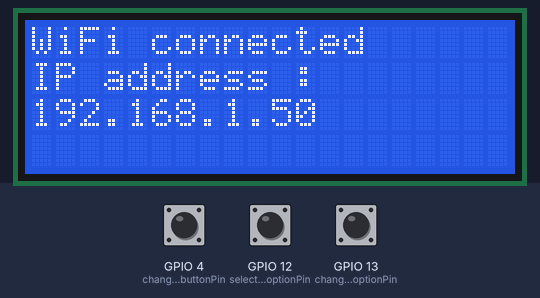
This sketch was run on a simulated ESP8266 (NodeMCU). Parts: 20×4 character LCD. The test bench sets the inputs (shaded band); at power-on: GPIO 4 (changemenubuttonPin) LOW, GPIO 12 (selectmenuoptionPin) LOW, GPIO 13 (changemenuoptionPin) LOW. WiFi joins after 1.5 s; servers stay silent unless stated; no MQTT or app messages arrive unless stated; what the sketch prints to the serial monitor is not drawn.

Above: at 1.7 s.
At 4.8 s:
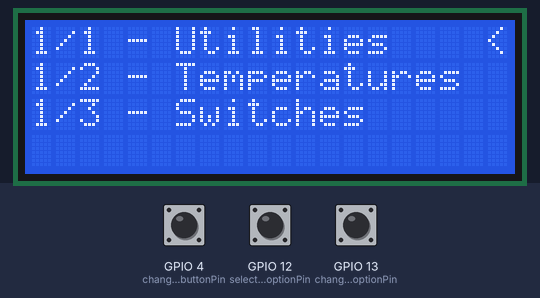
4.9 s: GPIO 4 (changemenubuttonPin) pulled HIGH for 0.15 s
At 5.8 s:
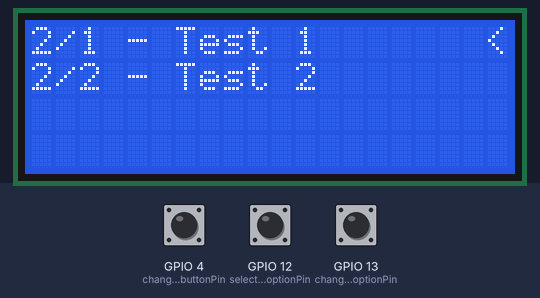
6.6 s: GPIO 12 (selectmenuoptionPin) pulled HIGH for 0.15 s
At 7.5 s:
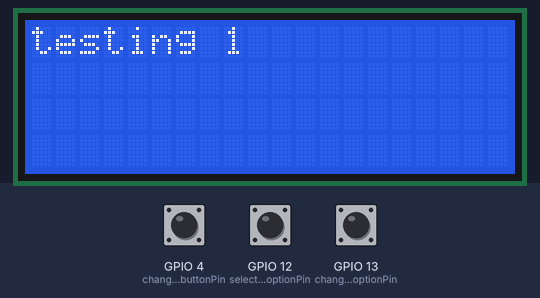
8.3 s: GPIO 12 (selectmenuoptionPin) pulled HIGH for 1 s
At 9.7 s:
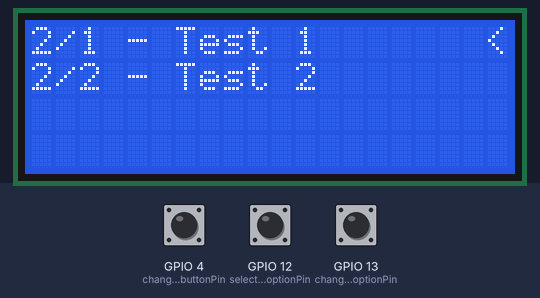
10.8 s: GPIO 13 (changemenuoptionPin) pulled HIGH for 0.15 s
12.4 s: GPIO 4 (changemenubuttonPin) pulled HIGH for 1 s
At 13.9 s:
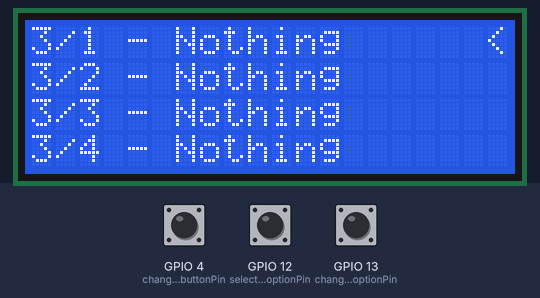
15.0 s: GPIO 13 (changemenuoptionPin) pulled HIGH for 1 s
Timing chart, 0 to 18.0 s (numbered marks = the images above; inputs shaded):
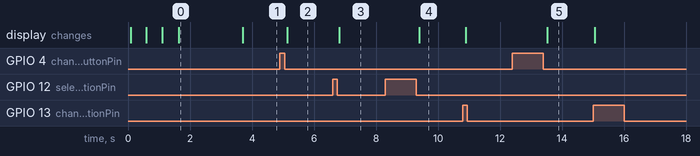

The sketch:

Nodemcu_I2cLCD_test1.ino
```cpp
#include <ESP8266WiFi.h>
#include <PubSubClient.h>
#include <Wire.h>
#include <LiquidCrystal_I2C.h>

// Set the LCD address to 0x27 for a 16 chars and 2 line display
LiquidCrystal_I2C lcd(0x27, 20, 4);

const char* ssid = "";
const char* password = "";
const char* mqtt_server = "";

WiFiClient espClient;
PubSubClient client(espClient);
long lastMsg = 0;
char msg[50];
int value = 0;
int ledPin = 2;
String strPayload;
String strTopic;
String backgarden;
String livingroom;
String spareroom;
String dexterroom;
String power;
String heating;
int page = 0;

const int changemenubuttonPin = 4;     // the number of the pushbutton pin
const int changemenuoptionPin = 13;
const int selectmenuoptionPin = 12;

int menubuttonState = 0;         // variable for reading the pushbutton status
int lastmenuButtonState = 0;

int optionbuttonState = 0;         // variable for reading the pushbutton status
int lastoptionButtonState = 0;

int selectbuttonState = 0;         // variable for reading the pushbutton status
int lastselectButtonState = 0;

int menu = 0;
int lastmenu = 0;
int option = 0;
int lastoption = 0;
int State = 0;

int showoption = 0;

long debounceDelay = 50;    // the debounce time; increase if the output flickers
long lastmenuDebounceTime = 0;  // the last time the output pin was toggled
long lastoptionDebounceTime = 0;  // the last time the output pin was toggled
long lastselectDebounceTime = 0;  // the last time the output pin was toggled

int menuOptions[] = {3, 2, 4};

void callback(char* topic, byte* payload, unsigned int length) {
  payload[length] = '\0';
  strTopic = String((char*)topic);
  if(strTopic == "ha/backgarden_temperature")
    {
      backgarden = String((char*)payload);
    }
  if(strTopic == "ha/_temperature1")
      {
      livingroom = String((char*)payload);
    }
  if(strTopic == "ha/spareroom_temperature")
      {
      spareroom = String((char*)payload);
    }
  if(strTopic == "ha/dexterroom_temperature")
      {
      dexterroom = String((char*)payload);
    }
  if(strTopic == "ha/power")
    {
      power = String((char*)payload);
    }
  if(strTopic == "ha/heating")
    {
    heating = String((char*)payload);
    }
}


void setup_wifi() {
  delay(10);
  // We start by connecting to a WiFi network
  lcd.clear();
  lcd.home();
  lcd.print("Connecting to :");
  lcd.setCursor(0,1);
  lcd.print(ssid);

  WiFi.begin(ssid, password);

  while (WiFi.status() != WL_CONNECTED) {
    delay(500);
    Serial.print(".");
    lcd.print(".");
  }

  lcd.clear();
  lcd.home();
  lcd.print("WiFi connected");
  lcd.setCursor(0,1);
  lcd.print("IP address : ");
  lcd.setCursor(0,2);
  lcd.print(WiFi.localIP());
  delay(2000);
}

void displayMenu(int menu, int show)
{
if(menu == lastmenu && show == 0)
  {
    return;
  }
  lastmenu = menu;
  switch(menu){
    case 0:
      lcd.home();
      lcd.print("1/1 - Utilities");
      lcd.setCursor(0,1);
      lcd.print("1/2 - Temperatures");
      lcd.setCursor(0,2);
      lcd.print("1/3 - Switches");
      break;
    case 1:
      lcd.home();
      lcd.print("2/1 - Test 1");
      lcd.setCursor(0,1);
      lcd.print("2/2 - Test 2");
      break;
    case 2:
      lcd.home();
      lcd.print("3/1 - Nothing");
      lcd.setCursor(0,1);
      lcd.print("3/2 - Nothing");
      lcd.setCursor(0,2);
      lcd.print("3/3 - Nothing");
      lcd.setCursor(0,3);
      lcd.print("3/4 - Nothing");
      break;
  }
}

void highlightMenuOption(int option)
{
  lcd.setCursor(19, 0);
  lcd.print(" ");
  lcd.setCursor(19, 1);
  lcd.print(" ");
  lcd.setCursor(19, 2);
  lcd.print(" ");
  lcd.setCursor(19, 3);
  lcd.print(" ");
  lcd.setCursor(19 , option);
  lcd.print("<");
}


void setup()
{
  Serial.begin(115200);
  Wire.begin(2, 0);
        // initialize the LCD
        lcd.begin();
  setup_wifi();
  client.setServer(mqtt_server, 1883);
  client.setCallback(callback);
  pinMode(changemenubuttonPin, INPUT);
  digitalWrite(changemenubuttonPin, HIGH);
  pinMode(changemenuoptionPin, INPUT);
  digitalWrite(changemenuoptionPin, LOW);
  pinMode(selectmenuoptionPin, INPUT);
  digitalWrite(changemenuoptionPin, HIGH);
  highlightMenuOption(option);
  displayMenu(menu, 1);
}

void reconnect() {
  // Loop until we're reconnected
  while (!client.connected()) {
    Serial.print("Attempting MQTT connection...");
    // Attempt to connect
    if (client.connect("ESP8266Client")) {
      Serial.println("connected");
      // Once connected, publish an announcement...
//      client.publish("outTopic", "hello world");
      // ... and resubscribe
      client.subscribe("ha/#");
    } else {
      Serial.print("failed, rc=");
      Serial.print(client.state());
      Serial.println(" try again in 5 seconds");
      // Wait 5 seconds before retrying
      delay(1000);
    }
  }
}


void showscreen(int menu, int option)
{
  switch (menu){
    case 0:
      switch(option){
        case 0:
          lcd.clear();
          lcd.setCursor(0, 0);
          lcd.print("Heating : ");
          lcd.print(heating);
          lcd.setCursor(0, 1);
          lcd.print("Power : ");
          lcd.print(power);
          lcd.print("watts");
          break;
        case 1:
          lcd.clear();
          lcd.setCursor(0, 0);
          lcd.print("Outside : ");
          lcd.print(backgarden);
          lcd.print((char)223);
          lcd.print("C");
          lcd.setCursor(0, 1);
          lcd.print("Livingroom : ");
          lcd.print(livingroom);
          lcd.print((char)223);
          lcd.print("C");
          lcd.setCursor(0, 2);
          lcd.print("Spareroom : ");
          lcd.print(spareroom);
          lcd.print((char)223);
          lcd.print("C");
          lcd.setCursor(0, 3);
          lcd.print("Dexterroom : ");
          lcd.print(dexterroom);
          lcd.print((char)223);
          lcd.print("C");
          break;
        case 2:
          lcd.clear();
          lcd.print("switches");
          break;
      }
      break;
    case 1:
      switch(option){
        case 0:
          lcd.clear();
          lcd.print("testing 1");
          break;
        case 1:
          lcd.clear();
          lcd.print("testing 2");
          break;
      }
      break;
    default:
      lcd.clear();
      lcd.print("Nothing to show yet!");
      break;
  }
}

void loop()
{
  if (!client.connected()) {
    reconnect();
  }
  client.loop();

  int menureading = digitalRead(changemenubuttonPin);
  if (menureading != lastmenuButtonState) {
    lastmenuDebounceTime = millis();
  }

  if ((millis() - lastmenuDebounceTime) > debounceDelay) {
    if (menureading != menubuttonState) {
      menubuttonState = menureading;
      if (menubuttonState == LOW && showoption == 0) {
          lcd.clear();
          menu ++;
          option = 0;
          if(menu == 3)
            {
               menu = 0;
            }
          highlightMenuOption(option);
          displayMenu(menu, 1);
          }
        }
      }
  lastmenuButtonState = menureading;

  int optionreading = digitalRead(changemenuoptionPin);
  if (optionreading != lastoptionButtonState) {
    lastoptionDebounceTime = millis();
  }

  if ((millis() - lastoptionDebounceTime) > debounceDelay) {
    if (optionreading != optionbuttonState) {
      optionbuttonState = optionreading;
      if (optionbuttonState == HIGH && showoption == 0) {
          //lcd.clear();
          option ++;
          if(option == menuOptions[menu])
            {
               option = 0;
            }
          highlightMenuOption(option);
          displayMenu(menu, 1);
      }
    }
  }
  lastoptionButtonState = optionreading;


  int selectreading = digitalRead(selectmenuoptionPin);
  if (selectreading != lastselectButtonState) {
    lastselectDebounceTime = millis();
  }

  if ((millis() - lastselectDebounceTime) > debounceDelay) {
    if (selectreading != selectbuttonState) {
      selectbuttonState = selectreading;
      if (selectbuttonState == LOW) {
          lcd.clear();
          if(showoption == 0)
            {
              showoption = 1;
              showscreen(menu, option);
            }
          else
            {
              showoption = 0;
              highlightMenuOption(option);
              displayMenu(menu, 1);
            }
      }
    }
  }
  lastselectButtonState = selectreading;

  long now = millis();
  if (now - lastMsg > 5000) {
    lastMsg = now;
    if(showoption == 1)
      {
        showscreen(menu, option);
      }
  }
}
```

Measured:
- after the input at 4.9 s, the display: changes after 0.24 s (image 2)
- after the input at 6.6 s, the display: changes after 0.22 s (image 3)
- after the input at 8.3 s, the display: changes after 1.1 s (image 4)
- after the input at 12.4 s, the display: changes after 1.1 s (image 5)
- what the display in image 0 shows lasts 2.1 s, from 1.6 s to 3.7 s
